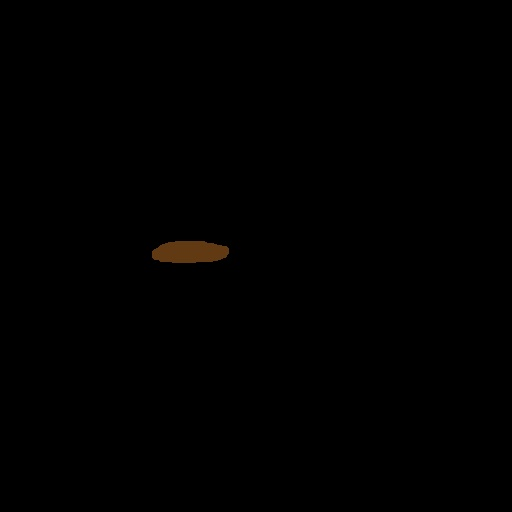
#> input picture dataset/mask/129 CT 55mm Plain_26.jpg, 512 x 512 px, found by its file name
$ python convert_mask_to_nparray.py
#> lines starting #> are read from the running program, lines starting #| are printed output that depends on the picture
from PIL import Image
import numpy as np
import matplotlib.pyplot as plt

def image_to_numpy_array(image_path):
    img = Image.open(image_path)
#> img is the input picture: PIL image 512x512 RGB; mean R, G, B 0.5, 0.3, 0.1

    # Convert image to NumPy array
    img_array = np.array(img)

    # Apply threshold of 10
    img_array = np.where(img_array < 10, 0, img_array)

    return img_array

# Example usage with plotting
image_path = r"D:\PROJECT\encord_T1\dataset\mask\129 CT 55mm Plain_26.jpg"
image_array = image_to_numpy_array(image_path)

# Plotting the image array
plt.figure(figsize=(8, 6))
plt.imshow(image_array, cmap='gray')  # Assuming grayscale image
plt.title('Image Array (Threshold = 10)')
plt.axis('off')
plt.colorbar()
plt.show()
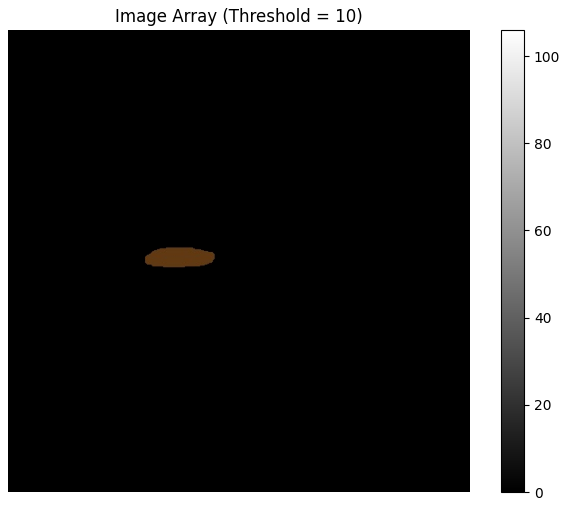
#> figure drawn by matplotlib, 2 panels

print(f'Shape of the image array: {image_array.shape}')
#| Shape of the image array: (512, 512, 3)
